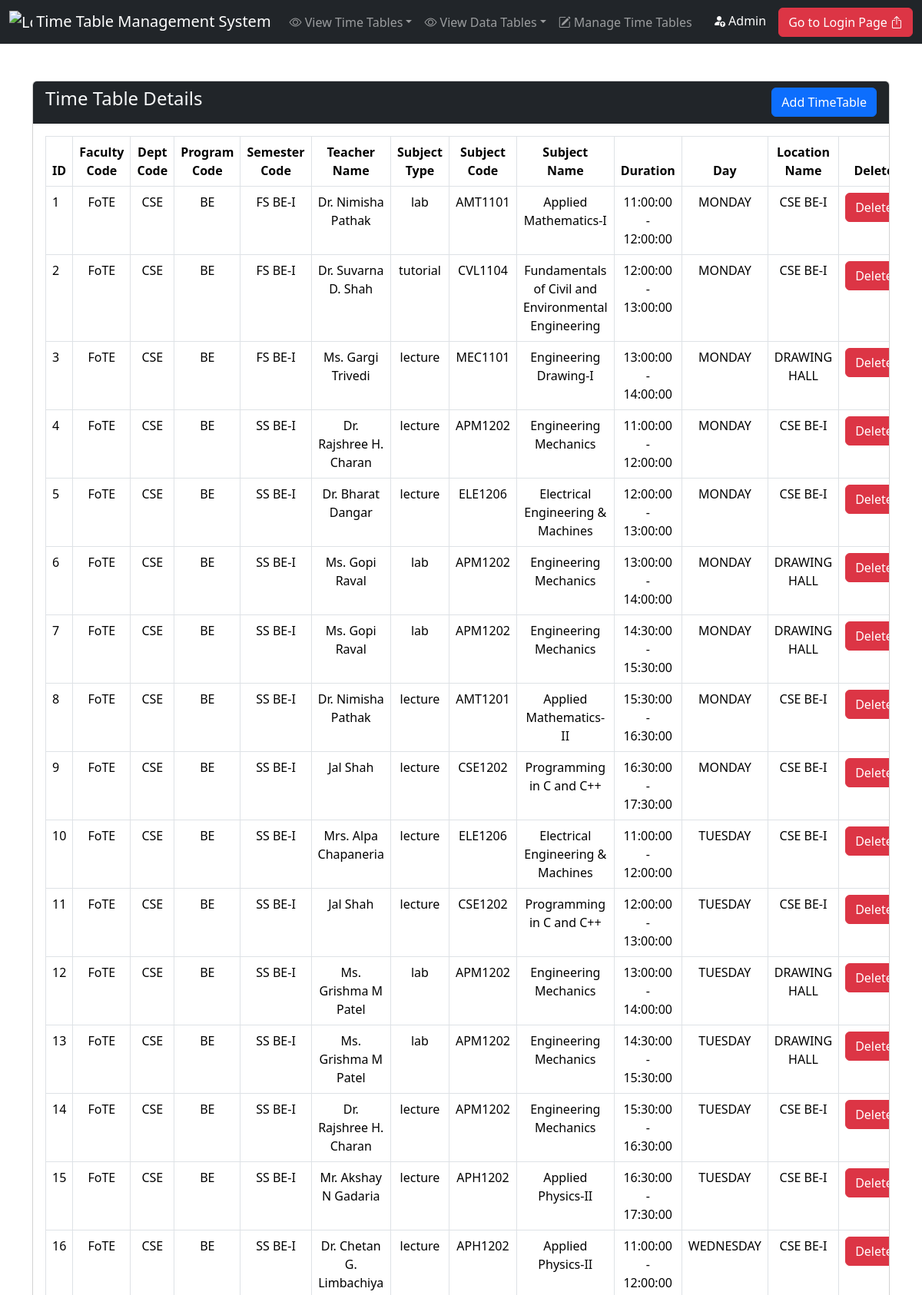
The app's page /time_table/time_table_details.php (upper part) with its own data.
### tables this page shows
CREATE TABLE `time_table` (
  `Time_Table_Id` int(11) NOT NULL,
  `Time_Slot_Id` int(11) NOT NULL,
  `Location_Id` int(11) NOT NULL,
  `Subject_Id` int(11) NOT NULL,
  `Teacher_Id` int(11) NOT NULL,
  `batch_id` int(11) DEFAULT NULL,
  `Division_Id` int(11) NOT NULL,
  `semester_id` int(11) DEFAULT NULL,
  `Program_Id` int(11) NOT NULL,
  `Department_Id` int(11) NOT NULL,
  `Faculty_Id` int(11) NOT NULL,
  `Duration_Id` int(11) DEFAULT NULL,
  `subject_type` varchar(255) NOT NULL,
  `day_id` int(11) DEFAULT NULL
);

CREATE TABLE `faculty` (
  `faculty_id` int(11) NOT NULL,
  `faculty_name` varchar(100) NOT NULL,
  `faculty_Code` varchar(50) NOT NULL
);

CREATE TABLE `department` (
  `Department_Id` int(11) NOT NULL,
  `Department_Code` varchar(50) NOT NULL,
  `Department_Name` varchar(100) NOT NULL,
  `Faculty_Id` int(11) NOT NULL
);

CREATE TABLE `program` (
  `Program_Id` int(11) NOT NULL,
  `Program_Code` varchar(50) NOT NULL,
  `Program_Name` varchar(100) NOT NULL,
  `Program_Type` enum('Undergraduate','Postgraduate','Diploma') NOT NULL,
  `Department_Id` int(11) NOT NULL
);

CREATE TABLE `semester` (
  `Semester_Id` int(11) NOT NULL,
  `Semester_Code` varchar(50) NOT NULL,
  `Semester_Name` varchar(100) NOT NULL,
  `Program_Id` int(11) NOT NULL
);

CREATE TABLE `teacher` (
  `Teacher_Id` int(11) NOT NULL,
  `Teacher_Code` varchar(50) NOT NULL,
  `Teacher_Name` varchar(100) NOT NULL,
  `Designation` varchar(50) NOT NULL,
  `Department_Id` int(11) NOT NULL,
  `Teacher_Email` varchar(255) DEFAULT NULL,
  `Teacher_Password` varchar(255) DEFAULT NULL,
  `role` varchar(50) DEFAULT 'Teacher'
);

CREATE TABLE `subject` (
  `Subject_Id` int(11) NOT NULL,
  `Subject_Code` varchar(50) NOT NULL,
  `Subject_Name` varchar(100) NOT NULL,
  `Is_Elective` tinyint(1) NOT NULL DEFAULT 0,
  `Elective_Code` varchar(50) DEFAULT NULL,
  `Elective_Name` varchar(100) DEFAULT NULL,
  `Is_Lecture` tinyint(1) NOT NULL DEFAULT 1,
  `Is_Lab` tinyint(1) NOT NULL DEFAULT 0,
  `Is_Tutorial` tinyint(1) NOT NULL DEFAULT 0,
  `Semester_Id` int(11) NOT NULL,
  `Class_Id` int(11) NOT NULL
);

CREATE TABLE `slot_durations` (
  `duration_id` int(11) NOT NULL,
  `start_time` time NOT NULL,
  `end_time` time NOT NULL
);

CREATE TABLE `days` (
  `Day_Id` int(11) NOT NULL,
  `Day_Code` varchar(50) NOT NULL,
  `Day_Name` varchar(50) NOT NULL
);

CREATE TABLE `location` (
  `Location_Id` int(11) NOT NULL,
  `Location_Code` varchar(50) NOT NULL,
  `Location_Name` varchar(100) NOT NULL,
  `Location_Description` varchar(255) DEFAULT NULL,
  `Capacity` int(11) NOT NULL CHECK (`Capacity` > 0),
  `Department_Id` int(11) NOT NULL
);

### time_table/time_table_details.php (the view)
<?php include("../includes/connect.php") ?>
<?php include("../includes/header.php") ?>
<div class="container">
    <div class="row">
        <div class="col-md-12 mt-5">
            <div class="card">
                <div class="card-header d-flex justify-content-between bg-dark text-light">
                    <h4>Time Table Details</h4>
                    <a href="time_table_add.php" class="btn btn-primary">Add TimeTable</a>
                </div>
                <div class="card-body table-responsive"  style="overflow-x:auto;">
                    <table class="table table-bordered" id="myTable">
                        <thead>
                            <tr>
                                <th scope="col">ID</th>
                                <th scope="col" class="text-center">Faculty Code</th>
                                <th scope="col" class="text-center">Dept Code</th>
                                <th scope="col" class="text-center">Program Code</th>
                                <th scope="col" class="text-center">Semester Code</th>
                                <th scope="col" class="text-center">Teacher Name</th>
                                <th scope="col" class="text-center">Subject Type</th>
                                <th scope="col" class="text-center">Subject Code</th>
                                <th scope="col" class="text-center">Subject Name</th>
                                <th scope="col" class="text-center">Duration</th>
                                <th scope="col" class="text-center">Day</th>
                                <th scope="col" class="text-center">Location Name</th>
                                <th scope="col" class="text-center">Delete</th>
                            </tr>
                        </thead>
                        <tbody>
                            <?php
                            $sno = 1;
                            $sql = "
                            SELECT
                                tt.Time_Table_Id,
                                tt.Subject_Type,
                                f.Faculty_Code,
                                d.Department_Code,
                                p.Program_Code,
                                s.Semester_Code,
                                t.Teacher_Name,
                                sub.Subject_Code,
                                sub.Subject_Name,
                                sd.start_time,  /* Add start_duration */
                                sd.end_time,    /* Add end_duration */
                                days.Day_Name,
                                loc.Location_Name
                            FROM
                                time_table tt
                            JOIN
                                faculty f ON tt.Faculty_Id = f.Faculty_Id
                            JOIN
                                department d ON tt.Department_Id = d.Department_Id
                            JOIN
                                program p ON tt.Program_Id = p.Program_Id
                            JOIN
                                semester s ON tt.Semester_Id = s.Semester_Id
                            JOIN
                                teacher t ON tt.Teacher_Id = t.Teacher_Id
                            JOIN
                                subject sub ON tt.Subject_Id = sub.Subject_Id
                            JOIN
                                days ON tt.Day_Id = days.Day_Id
                            JOIN
                                location loc ON tt.Location_Id = loc.Location_Id
                            JOIN
                                slot_durations sd ON tt.Duration_Id = sd.Duration_Id /* Join slot_durations table */
                            ";
                            $result = mysqli_query($conn, $sql);
                            $num = mysqli_num_rows($result);
                            if ($num > 0) {
                                while ($row = mysqli_fetch_assoc($result)) {
                                    echo '<tr>';
                                    echo '<td>' . $sno++ . '</td>';
                                    echo '<td class="text-center">' . $row['Faculty_Code'] . '</td>';
                                    echo '<td class="text-center">' . $row['Department_Code'] . '</td>';
                                    echo '<td class="text-center">' . $row['Program_Code'] . '</td>';
                                    echo '<td class="text-center">' . $row['Semester_Code'] . '</td>';
                                    echo '<td class="text-center">' . $row['Teacher_Name'] . '</td>';
                                    echo '<td class="text-center">' . $row['Subject_Type'] . '</td>';
                                    echo '<td class="text-center">' . $row['Subject_Code'] . '</td>';
                                    echo '<td class="text-center">' . $row['Subject_Name'] . '</td>';
                                    echo '<td class="text-center">' . $row['start_time'] . ' - ' . $row['end_time'] . '</td>';
                                    echo '<td class="text-center">' . $row['Day_Name'] . '</td>';
                                    echo '<td class="text-center">' . $row['Location_Name'] . '</td>';
                                    echo '
                                        <td class="text-center">
                                            <input type="hidden" class="delete-id-value" value="'.$row['Time_Table_Id'].'">
                                            <a href="javascript:void(0);" class="tt-delete-btn btn btn-danger">Delete</a>
                                        </td>';
                                    echo '</tr>';
                                }
                            } else {
                                echo '<tr><td colspan="12">No data found</td></tr>';
                            }
                            ?>
                        </tbody>
                    </table>
                </div>
            </div>
        </div>
    </div>
</div>
<?php include("../includes/footer.php") ?>

### records on screen
time_table: Faculty_Id.faculty_Code "FoTE", Department_Id.Department_Code "CSE", Program_Id.Program_Code "BE", semester.Semester_Code "FS BE-I", Teacher_Id.Teacher_Name "Dr. Nimisha Pathak", subject_type "lab", Subject_Id.Subject_Code "AMT1101", Subject_Id.Subject_Name "Applied Mathematics-I", Duration_Id.start_time "11:00:00", Duration_Id.end_time "12:00:00", day.Day_Name "MONDAY", Location_Id.Location_Name "CSE BE-I"
time_table: Faculty_Id.faculty_Code "FoTE", Department_Id.Department_Code "CSE", Program_Id.Program_Code "BE", semester.Semester_Code "FS BE-I", Teacher_Id.Teacher_Name "Dr. Suvarna D. Shah", subject_type "tutorial", Subject_Id.Subject_Code "CVL1104", Subject_Id.Subject_Name "Fundamentals of Civil and Environmental Engineering", Duration_Id.start_time "12:00:00", Duration_Id.end_time "13:00:00", day.Day_Name "MONDAY", Location_Id.Location_Name "CSE BE-I"
time_table: Faculty_Id.faculty_Code "FoTE", Department_Id.Department_Code "CSE", Program_Id.Program_Code "BE", semester.Semester_Code "FS BE-I", Teacher_Id.Teacher_Name "Ms. Gargi Trivedi", subject_type "lecture", Subject_Id.Subject_Code "MEC1101", Subject_Id.Subject_Name "Engineering Drawing-I", Duration_Id.start_time "13:00:00", Duration_Id.end_time "14:00:00", day.Day_Name "MONDAY", Location_Id.Location_Name "DRAWING HALL"
time_table: Faculty_Id.faculty_Code "FoTE", Department_Id.Department_Code "CSE", Program_Id.Program_Code "BE", semester.Semester_Code "SS BE-I", Teacher_Id.Teacher_Name "Dr. Rajshree H. Charan", subject_type "lecture", Subject_Id.Subject_Code "APM1202", Subject_Id.Subject_Name "Engineering Mechanics", Duration_Id.start_time "11:00:00", Duration_Id.end_time "12:00:00", day.Day_Name "MONDAY", Location_Id.Location_Name "CSE BE-I"
time_table: Faculty_Id.faculty_Code "FoTE", Department_Id.Department_Code "CSE", Program_Id.Program_Code "BE", semester.Semester_Code "SS BE-I", Teacher_Id.Teacher_Name "Dr. Bharat Dangar", subject_type "lecture", Subject_Id.Subject_Code "ELE1206", Subject_Id.Subject_Name "Electrical Engineering & Machines", Duration_Id.start_time "12:00:00", Duration_Id.end_time "13:00:00", day.Day_Name "MONDAY", Location_Id.Location_Name "CSE BE-I"
time_table: Faculty_Id.faculty_Code "FoTE", Department_Id.Department_Code "CSE", Program_Id.Program_Code "BE", semester.Semester_Code "SS BE-I", Teacher_Id.Teacher_Name "Ms. Gopi Raval", subject_type "lab", Subject_Id.Subject_Code "APM1202", Subject_Id.Subject_Name "Engineering Mechanics", Duration_Id.start_time "13:00:00", Duration_Id.end_time "14:00:00", day.Day_Name "MONDAY", Location_Id.Location_Name "DRAWING HALL"
time_table: Faculty_Id.faculty_Code "FoTE", Department_Id.Department_Code "CSE", Program_Id.Program_Code "BE", semester.Semester_Code "SS BE-I", Teacher_Id.Teacher_Name "Ms. Gopi Raval", subject_type "lab", Subject_Id.Subject_Code "APM1202", Subject_Id.Subject_Name "Engineering Mechanics", Duration_Id.start_time "14:30:00", Duration_Id.end_time "15:30:00", day.Day_Name "MONDAY", Location_Id.Location_Name "DRAWING HALL"
time_table: Faculty_Id.faculty_Code "FoTE", Department_Id.Department_Code "CSE", Program_Id.Program_Code "BE", semester.Semester_Code "SS BE-I", Teacher_Id.Teacher_Name "Dr. Nimisha Pathak", subject_type "lecture", Subject_Id.Subject_Code "AMT1201", Subject_Id.Subject_Name "Applied Mathematics-II", Duration_Id.start_time "15:30:00", Duration_Id.end_time "16:30:00", day.Day_Name "MONDAY", Location_Id.Location_Name "CSE BE-I"
time_table: Faculty_Id.faculty_Code "FoTE", Department_Id.Department_Code "CSE", Program_Id.Program_Code "BE", semester.Semester_Code "SS BE-I", Teacher_Id.Teacher_Name "Jal Shah", subject_type "lecture", Subject_Id.Subject_Code "CSE1202", Subject_Id.Subject_Name "Programming in C and C++", Duration_Id.start_time "16:30:00", Duration_Id.end_time "17:30:00", day.Day_Name "MONDAY", Location_Id.Location_Name "CSE BE-I"
time_table: Faculty_Id.faculty_Code "FoTE", Department_Id.Department_Code "CSE", Program_Id.Program_Code "BE", semester.Semester_Code "SS BE-I", Teacher_Id.Teacher_Name "Mrs. Alpa Chapaneria", subject_type "lecture", Subject_Id.Subject_Code "ELE1206", Subject_Id.Subject_Name "Electrical Engineering & Machines", Duration_Id.start_time "11:00:00", Duration_Id.end_time "12:00:00", day.Day_Name "TUESDAY", Location_Id.Location_Name "CSE BE-I"
time_table: Faculty_Id.faculty_Code "FoTE", Department_Id.Department_Code "CSE", Program_Id.Program_Code "BE", semester.Semester_Code "SS BE-I", Teacher_Id.Teacher_Name "Jal Shah", subject_type "lecture", Subject_Id.Subject_Code "CSE1202", Subject_Id.Subject_Name "Programming in C and C++", Duration_Id.start_time "12:00:00", Duration_Id.end_time "13:00:00", day.Day_Name "TUESDAY", Location_Id.Location_Name "CSE BE-I"
time_table: Faculty_Id.faculty_Code "FoTE", Department_Id.Department_Code "CSE", Program_Id.Program_Code "BE", semester.Semester_Code "SS BE-I", Teacher_Id.Teacher_Name "Ms. Grishma M Patel", subject_type "lab", Subject_Id.Subject_Code "APM1202", Subject_Id.Subject_Name "Engineering Mechanics", Duration_Id.start_time "13:00:00", Duration_Id.end_time "14:00:00", day.Day_Name "TUESDAY", Location_Id.Location_Name "DRAWING HALL"
time_table: Faculty_Id.faculty_Code "FoTE", Department_Id.Department_Code "CSE", Program_Id.Program_Code "BE", semester.Semester_Code "SS BE-I", Teacher_Id.Teacher_Name "Ms. Grishma M Patel", subject_type "lab", Subject_Id.Subject_Code "APM1202", Subject_Id.Subject_Name "Engineering Mechanics", Duration_Id.start_time "14:30:00", Duration_Id.end_time "15:30:00", day.Day_Name "TUESDAY", Location_Id.Location_Name "DRAWING HALL"
time_table: Faculty_Id.faculty_Code "FoTE", Department_Id.Department_Code "CSE", Program_Id.Program_Code "BE", semester.Semester_Code "SS BE-I", Teacher_Id.Teacher_Name "Dr. Rajshree H. Charan", subject_type "lecture", Subject_Id.Subject_Code "APM1202", Subject_Id.Subject_Name "Engineering Mechanics", Duration_Id.start_time "15:30:00", Duration_Id.end_time "16:30:00", day.Day_Name "TUESDAY", Location_Id.Location_Name "CSE BE-I"
time_table: Faculty_Id.faculty_Code "FoTE", Department_Id.Department_Code "CSE", Program_Id.Program_Code "BE", semester.Semester_Code "SS BE-I", Teacher_Id.Teacher_Name "Mr. Akshay N Gadaria", subject_type "lecture", Subject_Id.Subject_Code "APH1202", Subject_Id.Subject_Name "Applied Physics-II", Duration_Id.start_time "16:30:00", Duration_Id.end_time "17:30:00", day.Day_Name "TUESDAY", Location_Id.Location_Name "CSE BE-I"
time_table: Faculty_Id.faculty_Code "FoTE", Department_Id.Department_Code "CSE", Program_Id.Program_Code "BE", semester.Semester_Code "SS BE-I", Teacher_Id.Teacher_Name "Dr. Chetan G. Limbachiya", subject_type "lecture", Subject_Id.Subject_Code "APH1202", Subject_Id.Subject_Name "Applied Physics-II", Duration_Id.start_time "11:00:00", Duration_Id.end_time "12:00:00", day.Day_Name "WEDNESDAY", Location_Id.Location_Name "CSE BE-I"
